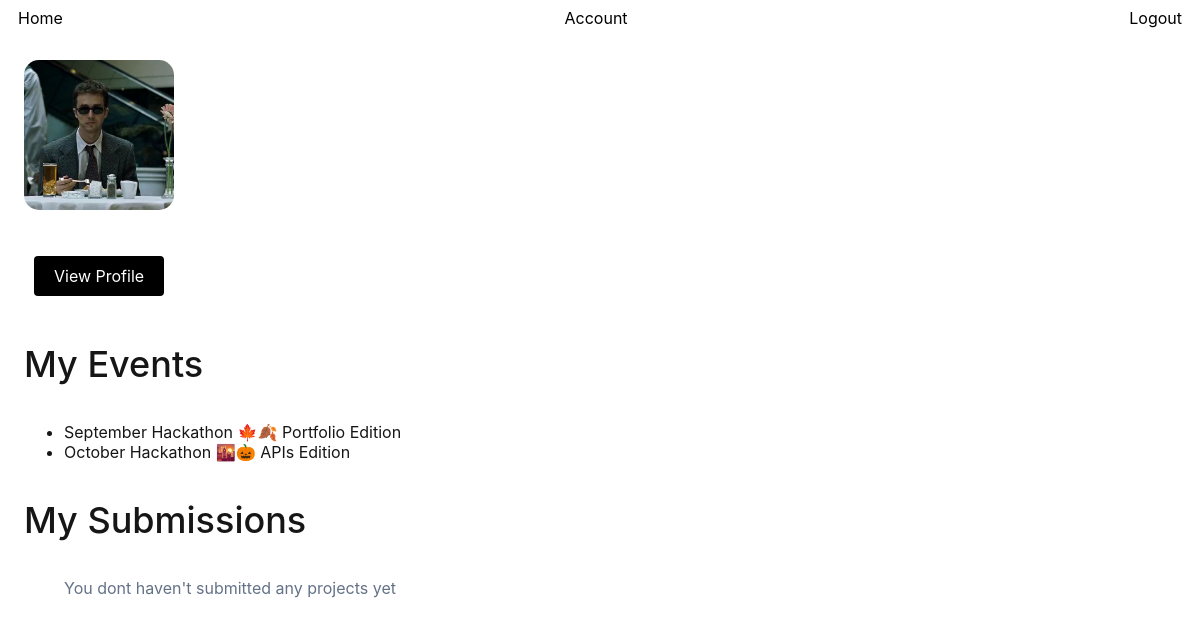
The app's page /account/ (signed in) with its own data.
### base/models.py (models this page shows, shortened)
class User(AbstractUser):
    name = models.CharField(max_length=100, null = True)
    email = models.EmailField(unique=True, null = True)
    bio = models.TextField(null = True, blank = True)
    participant = models.BooleanField(default=True, null = True)
    avatar = models.ImageField(default='avatar.png', upload_to='.')
    USERNAME_FIELD = 'email'   # Auth with EmailField
    REQUIRED_FIELDS=['username']

class Event(models.Model):
    name = models.CharField(max_length  = 255)
    description = models.TextField(max_length =1000, null = True, blank = True)
    participants = models.ManyToManyField(User , blank = True, related_name = "events")
    start_date = models.DateTimeField(null = True, blank = True)
    end_date = models.DateTimeField(null = True, blank = True)
    created = models.DateField(auto_now_add = True) #Create
    updated  = models.DateField(auto_now = True) #Update
    class Meta:
        ordering = ['-end_date']

### base/views.py (the view)
# urls.py: path('account/', account, name = 'account'),
@login_required(login_url='login')
def account(request):
    user = request.user
    context = {'user': user}
    return render(request, "account.html", context)

### templates/account.html (shortened to what this page needs)
{% extends "base.html"%} {% block title %} 👤 Account {% endblock title %}
{% block body %}
<div class="section">
        <img class="user--avatar--lg" src="{{user.avatar.url}}"/>
    </div>
    <div id="account--buttons">
        <a class="btn btn--primary" href="{% url 'profile' user.id %}">View Profile</a>
    </div>
    <div class="section">
        <h3>My Events</h3>
        <ul>
{% for event in user.events.all %}
<li> <a href="{% url 'event_page' pk=event.id %}">{{event.name}}</a></li>
        {% empty %}
            <p>You haven't registed for any events</p>
        {% endfor %}
        </ul>
    </div>
    <div class="section">
        <h3>My Submissions</h3>
        <ul>
{% for sub in user.submission.all %}
   <li> <a href="{% url 'event_page' pk=sub.event.id %}">{{sub.event.name}} .............................................</a>
        <a href="{% url 'pesubmission' pk=sub.id %}">Edit Submission</a></li>
            {% empty %}
            <p>You dont haven't submitted any projects yet</p>
        {% endfor %}
        </ul>
    </div>
 {% endblock body %}

### static/css/main.css (style rules this page uses)
* { background-color: rgb(255, 255, 255); color: rgb(22, 22, 22); font-family: -apple-system-body, BlinkMacSystemFont, sans-serif; }
h1, h2, h3, h4, h5, h6 { font-weight: 500; }
h3 { font-size: 36px; }
p { color: #637287; }
a { text-decoration: none; }
.section { margin: 2em 0; }
.btn { padding: 10px 20px; border-radius: 4px; text-decoration: none; background-color: rgb(204, 204, 204); color: black; display: block; width: fit-content; margin: 10px; background-color: none; border: none; }
.btn--primary { background-color: #000; color: #fff; }
.user--avatar--lg { height: 150px; width: 150px; object-fit: cover; border-radius: 15px; margin: 0; padding: 0; line-height: 0; }
#account--buttons { display: flex; flex-wrap: wrap; }

### records on screen
User: avatar (picture)
Event: name "September Hackathon 🍁🍂 Portfolio Edition"
Event: name "October Hackathon 🌇🎃 APIs Edition"
